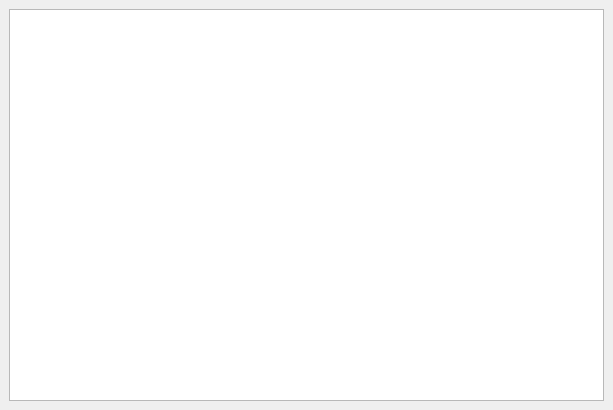
<?xml version="1.0" encoding="UTF-8"?>
<ui version="4.0">
 <class>MainWindow</class>
 <widget class="QMainWindow" name="MainWindow">
  <property name="geometry">
   <rect>
    <x>0</x>
    <y>0</y>
    <width>613</width>
    <height>410</height>
   </rect>
  </property>
  <property name="windowTitle">
   <string>MainWindow</string>
  </property>
  <widget class="QWidget" name="centralwidget">
   <layout class="QVBoxLayout" name="verticalLayout">
    <item>
     <widget class="QTableWidget" name="tableWidget"/>
    </item>
   </layout>
  </widget>
 </widget>
 <resources/>
 <connections/>
</ui>
